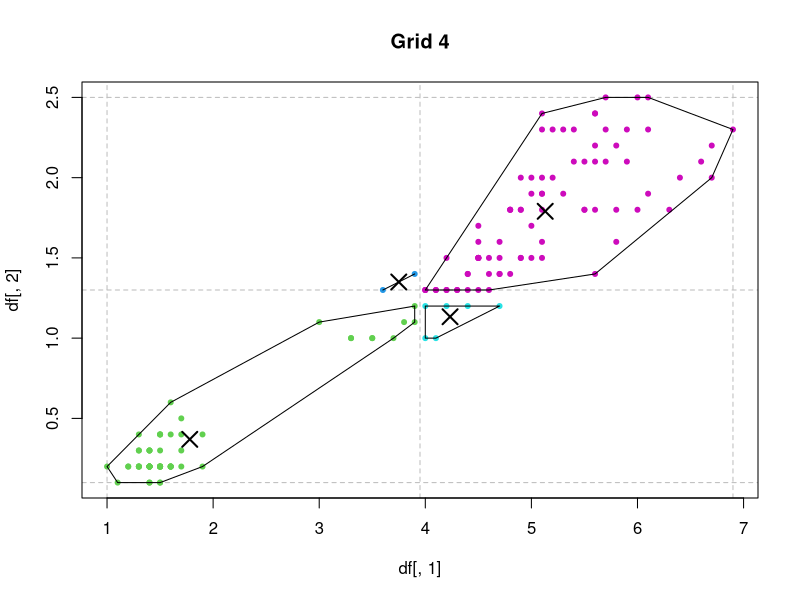
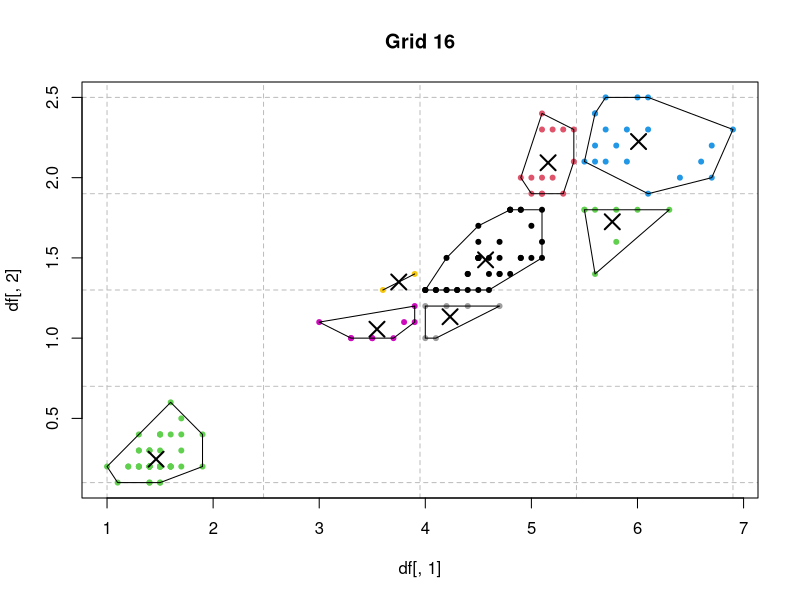
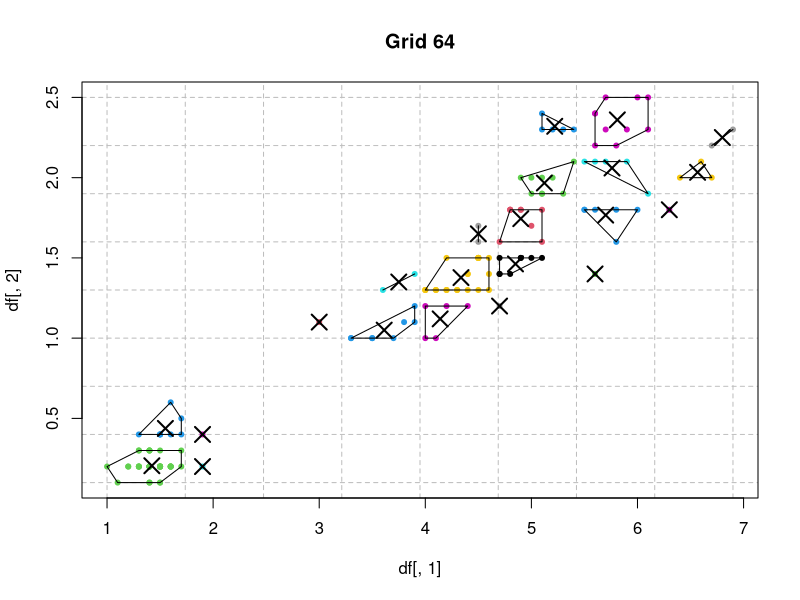

The R source for these figures, in order:
# draft
# source("../Rfunctions/Rfunctions.R")
cat('\014')
library(ggplot2)
library(deldir)
df = data.frame(v1 = runif(100, 0, 2),
                v2 = runif(100, 0, 3))


# Working examples --------------------------------------------------------

# df0 =  read.csv('dkpol1.csv')
# df0$textlength = nchar(as.character(df0$text))
# resp = factor(df0$screen_name)
# df0 = df0[df0$screen_name %in% names(sort(c(table(resp)), decreasing = T)[1:8]),]
# resp = factor(df0$screen_name)
# df = df0[,sapply(df0, is.numeric)]


df = iris[,3:4]
resp = iris$Species

# df = ToothGrowth[,c(1,3)]
# resp = ToothGrowth$supp

ncubes = 3
Ngroups = length(unique(resp))
plt = T
convhul = T

# functions ---------------------------------------------------------------

my.dist = function(x,y){
  return(sqrt(sum((x-y)^2)))
}

rec.grid = function(a,x){
  # a is list of ranges for each variable
  out = seq(a[1], a[length(a)], len = 2^x + 1)
  return(out)
}

in.interval = function(x, y){
  # x data, y = interval
  # return(cbind(x, findInterval(x, y)))
  return(findInterval(x, y, rightmost.closed = T))
}

# algorithm ---------------------------------------------------------------


a = lapply(df, range)
cond = T
i = 1
results = result = cm = fake = gridz = list()
newdf = df

for(i in 1:ncubes){
  # i = i + 1
  
  # grid
  a = lapply(a, rec.grid, x = i)
  
  # count
  for(j in 1:ncol(df)){
    fake[[j]] = in.interval(df[,j], a[[j]])
  }
  gridz[[i]] = do.call(paste0, fake)
  names(gridz)[i] = paste0('g', 2^i)
  newdf = cbind(df, do.call(paste0, fake))
  names(newdf)[ncol(newdf)] = 'grp'
  cm[[i]] = aggregate(.~grp, newdf, mean)
  chdata = split(newdf, newdf$grp) # convex hull data
  # plot
  if(plt == T){
    plot(df[,1], df[,2], pch = 20, col = gridz[[i]], main = paste0('Grid ', 2^(i*2)),
         panel.first = c(abline(v = a[[1]], lty = 2, col = 'grey'),
                         abline(h = a[[2]], lty = 2, col = 'grey')))
    
    points(cm[[i]][,2], cm[[i]][,3], pch = 4, lwd = 2, cex = 2)
    if(convhul == T){
      ch = lapply(chdata, function(x) chull(x[,1:2]))
      ch = lapply(ch, function(x) ch = c(x, x[1]))
      for(k in 1:length(chdata)){
        lines(chdata[[k]][ch[[k]],1:2])
      }
    }
  }
  

  # evaluate condition
  
  # readline('fesfes')
}
mass = lapply(gridz, table)
finaldf = cbind(df, do.call(cbind.data.frame, gridz))


for(i in 1:ncubes){
  results[[i]] = cbind(mass[[i]], cm[[i]])
}

result = results[[ncubes]]


# exploration -------------------------------------------------------------

groups = result[result$Freq %in% sort(result$Freq, decreasing = T)[1:Ngroups],]

# predict -----------------------------------------------------------------

g = list()
for(i in 1:Ngroups){
  cat(paste0('Run ', i, ' of ', Ngroups, '\n'))
  g[[i]] = apply(df, 1, my.dist, y = groups[i,4:(4+ncol(df)- 1)])
}
names(g) = paste0('g', 1:length(g))

prd = do.call(cbind.data.frame, g)

prdctn = apply(prd, 1, which.min)

# cat('\014')
if(is.data.frame(resp)){
  for(i in 1:ncol(resp)){
    print(table(prdctn, resp[,i]))
  }
}
if(!is.data.frame(resp)){
  tbl = table(prdctn, resp)
}
tbl = rbind(tbl, colSums(tbl))
tbl = cbind(tbl, rowSums(tbl))
cat('\014')
tbl
